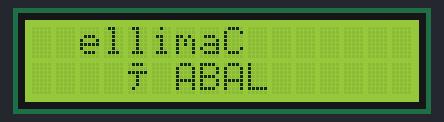
This sketch was run on a simulated Arduino Uno, built with avr-gcc and run on an emulated ATmega328P. Shown: 16×2 character LCD.

Above: at 0.23 s.
At 1.17 s:
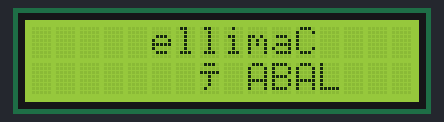
At 2.43 s:
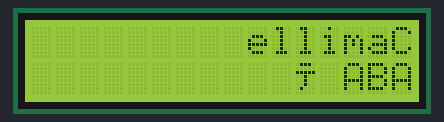
At 4.5 s:
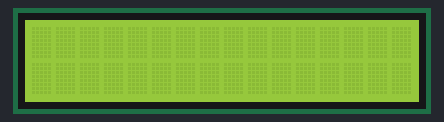
At 9.98 s:
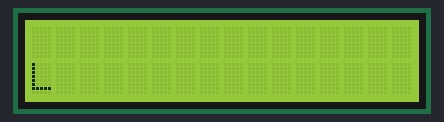
At 13.44 s:
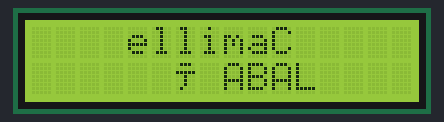

Measured:
- by itself, everything shown: repeats every 12.6 s, in 24 steps
- what the display in image 3 shows lasts 5.3 s, from 4.5 s to 9.8 s

The sketch:

sketch_nov25a.ino
```cpp
#include "Wire.h"
#include "LiquidCrystal_I2C.h"

LiquidCrystal_I2C LCD1(0x27, 16, 2); // définit le type d'ecran lcd 16 x 2

void setup() {
   LCD1.init(); // initialisation de l'afficheurs
    LCD1.backlight();
}

void loop() {
   LCD1.setCursor(1, 0);
   LCD1.print("ellimaC");
   LCD1.setCursor(3, 1);
   LCD1.print("ÏABAL");
   LCD1.scrollDisplayRight();
   delay(300);
}
```
